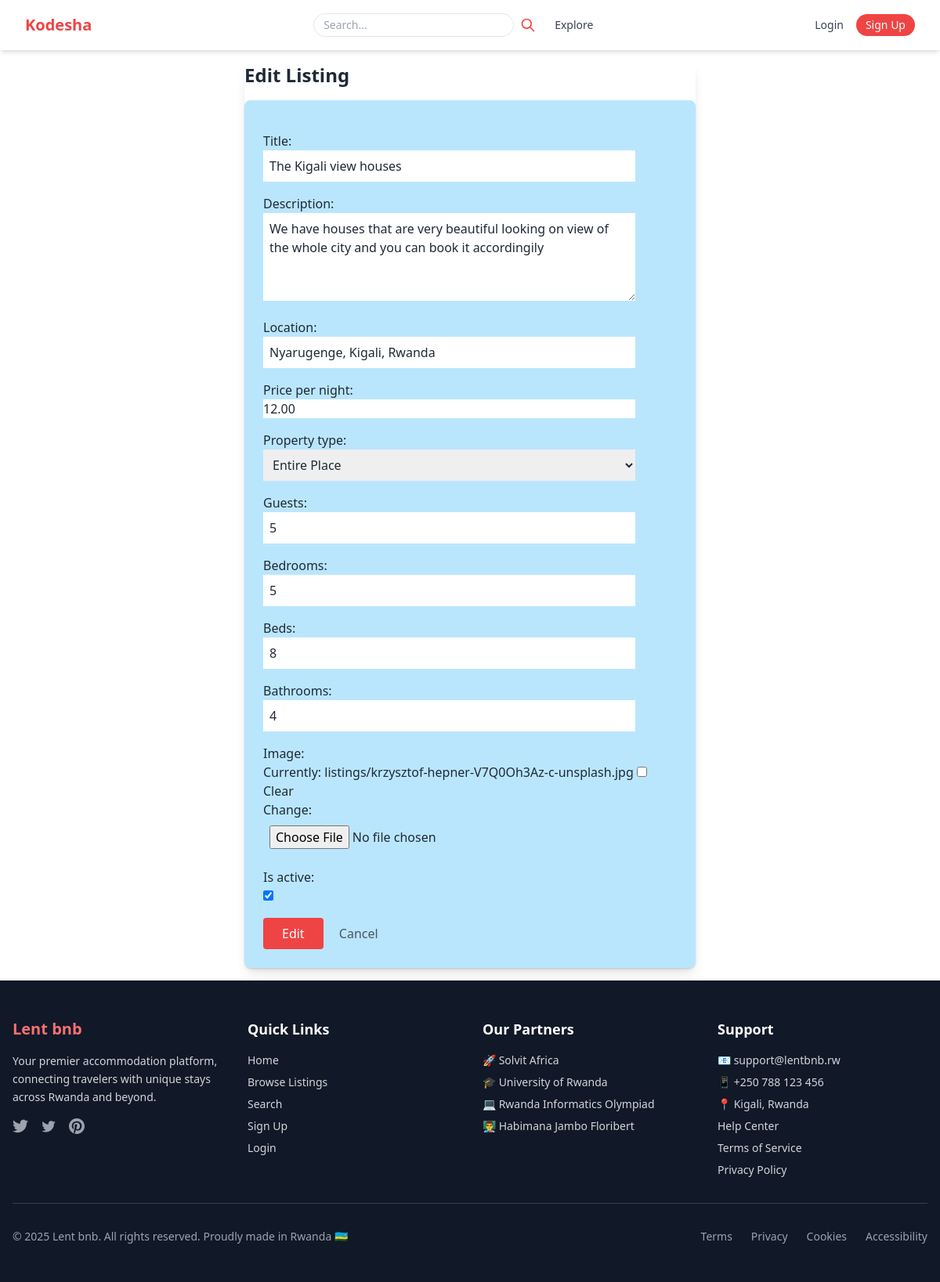
The app's page /listings/1/edit/ with its own data.
### listing/models.py (models this page shows, shortened)
class Listing(models.Model):
    title = models.CharField(max_length=255)
    description = models.TextField()
    location = models.CharField(max_length=255)
    price_per_night = models.DecimalField(max_digits=10, decimal_places=2)
    property_type = models.CharField(max_length=20, choices=PROPERTY_TYPE_CHOICES)
    guests = models.PositiveIntegerField()
    bedrooms = models.PositiveIntegerField()
    beds = models.PositiveIntegerField()
    bathrooms = models.PositiveIntegerField()
    image = models.ImageField(upload_to='listings/', null=True, blank=True)
    host = models.ForeignKey(settings.AUTH_USER_MODEL, on_delete=models.CASCADE)
    is_active = models.BooleanField(default=True)
    created_at = models.DateTimeField(auto_now_add=True)

### listing/views.py (the view, shortened to what this page needs)
# urls.py: path('listings/', views.ListingView.as_view(), name='list'),
class ListingView(View):
    @method_decorator(property_access_required)
    def get(self, request, pk=None):
        if pk is None and request.path.endswith('/new/'):
            form = ListingForm()
            return render(request, 'listings/form.html', {'form': form, 'action': 'Create'})
        if pk is not None and request.path.endswith('/edit/'):
            listing = get_object_or_404(Listing, pk=pk)
            form = ListingForm(instance=listing)
            return render(request, 'listings/form.html', {'form': form, 'action': 'Edit', 'listing': listing})

### listing/decolarator.py (called while the page is built)
def property_access_required(view_func):
    @wraps(view_func)
    def _wrapped_view(request, *args, **kwargs):
        user = request.user
        listing_pk = kwargs.get('pk')
        if listing_pk:
            listing = get_object_or_404(Listing, pk=listing_pk)
            if (user.is_authenticated and
                hasattr(user, 'role') and
                user.role == 'host' and
                listing.host != user):
                return HttpResponseForbidden(render(request, '403_forbidden.html'))
        return view_func(request, *args, **kwargs)
    return _wrapped_view

### listing/templates/listings/form.html (shortened to what this page needs)
{% extends "base.html" %}
{% block content %}
<div class="max-w-xl mx-auto bg-light rounded-lg shadow-lg">
  <h2 class="text-2xl font-semibold mb-4">{{ action }} Listing</h2>
  <form method="post" enctype="multipart/form-data" class="space-y-4 bg-sky-200 items-center p-6 rounded-lg shadow">
    {% for field in form %}
    <div>
      {{ field.label_tag }}<br>
      {{ field }}
    </div>
    {% endfor %}
    <button type="submit" class="bg-red-500 text-white px-6 py-2 rounded hover:bg-red-600">{{ action }}</button>
    <a href="{% url 'listings:list' %}" class="ml-4 text-gray-600 hover:underline">Cancel</a>
  </form>
</div>
{% endblock %}

### templates/base.html (shortened to what this page needs)
<!DOCTYPE html>
<html lang="en">
<head>
  <script src="https://cdn.tailwindcss.com"></script>
  {% load static %}
  <link rel="stylesheet" href="{% static 'css/custom.css' %}">
</head>
<body class="bg-white text-gray-800">
  {% include "navbar.html" %}
  <main class="max-w-7xl mx-auto p-4">
    {% block content %}
    {% endblock %}
  </main>
  <footer class="bg-gray-900 text-white">
    <div class="max-w-7xl mx-auto px-4 py-12">
      <div class="grid grid-cols-1 md:grid-cols-2 lg:grid-cols-4 gap-8 mb-8">
        <div>
          <h3 class="text-xl font-bold mb-4 text-red-400">Lent bnb</h3>
          <p class="text-gray-300 mb-4 text-sm leading-relaxed">
            Your premier accommodation platform, connecting travelers with unique stays across Rwanda and beyond.
          </p>
          <div class="flex space-x-4">
            <a href="#" title="Follow us on Twitter" class="text-gray-400 hover:text-white transition duration-200">
            </a>
            <a href="#" title="Follow us on Facebook" class="text-gray-400 hover:text-white transition duration-200">
            </a>
            <a href="#" title="Follow us on Instagram" class="text-gray-400 hover:text-white transition duration-200">
            </a>
          </div>
        </div>
        <div>
          <h4 class="text-lg font-semibold mb-4">Quick Links</h4>
          <ul class="space-y-2 text-sm">
            <li><a href="{% url 'listings:home' %}" class="text-gray-300 hover:text-white transition duration-200">Home</a></li>
            <li><a href="{% url 'listings:list' %}" class="text-gray-300 hover:text-white transition duration-200">Browse Listings</a></li>
            <li><a href="{% url 'listings:search' %}" class="text-gray-300 hover:text-white transition duration-200">Search</a></li>
            {% if user.is_authenticated %}
            <li><a href="{% url 'listings:create' %}" class="text-gray-300 hover:text-white transition duration-200">Host a Home</a></li>
            {% else %}
            <li><a href="{% url 'accounts:register' %}" class="text-gray-300 hover:text-white transition duration-200">Sign Up</a></li>
            <li><a href="{% url 'accounts:login' %}" class="text-gray-300 hover:text-white transition duration-200">Login</a></li>
            {% endif %}
          </ul>
        </div>
        <div>
          <h4 class="text-lg font-semibold mb-4">Our Partners</h4>
          <ul class="space-y-2 text-sm">
            <li><span class="text-gray-300">🚀 Solvit Africa</span></li>
            <li><span class="text-gray-300">🎓 University of Rwanda</span></li>
            <li><span class="text-gray-300">💻 Rwanda Informatics Olympiad</span></li>
            <li><span class="text-gray-300">👨‍🏫 Habimana Jambo Floribert</span></li>
          </ul>
        </div>
        <div>
          <h4 class="text-lg font-semibold mb-4">Support</h4>
          <ul class="space-y-2 text-sm">
            <li><span class="text-gray-300">📧 support@lentbnb.rw</span></li>
            <li><span class="text-gray-300">📱 +250 788 123 456</span></li>
            <li><span class="text-gray-300">📍 Kigali, Rwanda</span></li>
            <li><a href="#" class="text-gray-300 hover:text-white transition duration-200">Help Center</a></li>
            <li><a href="#" class="text-gray-300 hover:text-white transition duration-200">Terms of Service</a></li>
            <li><a href="#" class="text-gray-300 hover:text-white transition duration-200">Privacy Policy</a></li>
          </ul>
        </div>
      </div>
      <div class="border-t border-gray-700 pt-8">
        <div class="flex flex-col md:flex-row justify-between items-center">
          <p class="text-gray-400 text-sm mb-4 md:mb-0">
            © 2025 Lent bnb. All rights reserved. Proudly made in Rwanda 🇷🇼
          </p>
          <div class="flex space-x-6 text-sm">
            <a href="#" class="text-gray-400 hover:text-white transition duration-200">Terms</a>
            <a href="#" class="text-gray-400 hover:text-white transition duration-200">Privacy</a>
            <a href="#" class="text-gray-400 hover:text-white transition duration-200">Cookies</a>
            <a href="#" class="text-gray-400 hover:text-white transition duration-200">Accessibility</a>
          </div>
        </div>
      </div>
    </div>
  </footer>
</body>
</html>

### templates/navbar.html (shortened to what this page needs)
<nav class="bg-white shadow-md sticky top-0 z-50">
  <div class="max-w-7xl mx-auto px-4 sm:px-6 lg:px-8">
    <div class="flex justify-between h-16 items-center">
      <div class="flex-shrink-0">
        <a href="{% url 'listing:home' %}" class="text-xl font-bold text-red-500">Kodesha</a>
      </div>
      <div class="hidden md:flex items-center space-x-6">
        <form action="{% url 'listing:search' %}" method="get" class="flex items-center">
          <input type="text" name="q" placeholder="Search..."
                 class="px-3 py-1 text-sm border border-gray-200 rounded-full focus:outline-none focus:ring-2 focus:ring-red-500 w-64" />
          <button type="submit" title="Search" class="ml-2 text-red-500 hover:text-red-600">
            <svg class="h-5 w-5" fill="none" stroke="currentColor" viewBox="0 0 24 24">
              <path stroke-linecap="round" stroke-linejoin="round" stroke-width="2" d="M21 21l-6-6m2-5a7 7 0 11-14 0 7 7 0 0114 0z"></path>
            </svg>
          </button>
        </form>
        <a href="{% url 'listing:list' %}" class="text-sm font-medium text-gray-700 hover:text-red-500">Explore</a>
      </div>
      <div class="hidden md:flex items-center space-x-4">
        {% if user.is_authenticated %}
          <span class="text-sm text-gray-600">Hi, {{ user.username }}</span>
          <form method="post" action="{% url 'accounts:logout' %}" class="inline">
  {% csrf_token %}
  <button type="submit" class="text-sm text-red-600 hover:underline bg-transparent border-none cursor-pointer p-0">
    Logout
  </button>
</form>
        {% else %}
          <a href="{% url 'accounts:login' %}" class="text-sm text-gray-700 hover:text-red-500">Login</a>
          <a href="{% url 'accounts:register' %}" class="text-sm text-white bg-red-500 px-3 py-1 rounded-full hover:bg-red-600">Sign Up</a>
        {% endif %}
      </div>
    </div>
  </div>
</nav>

### listing/static/css/custom.css (style rules this page uses)
html { scroll-behavior: smooth; }

### records on screen
Listing: form "The Kigali view houses" "We have houses that are very beautiful looking on view of the whole city and you can book it accordingily" "Nyarugenge, Kigali, Rwanda" "12.00" "Entire Place" "5" "5" "8" "4" "☑"

### other values on screen
{{ action }} "Edit"
{{ field.label_tag }} "Title:" "Description:" "Location:" "Price per night:" "Property type:" "Guests:" "Bedrooms:" "Beds:" "Bathrooms:" "Image:" "Is active:"
